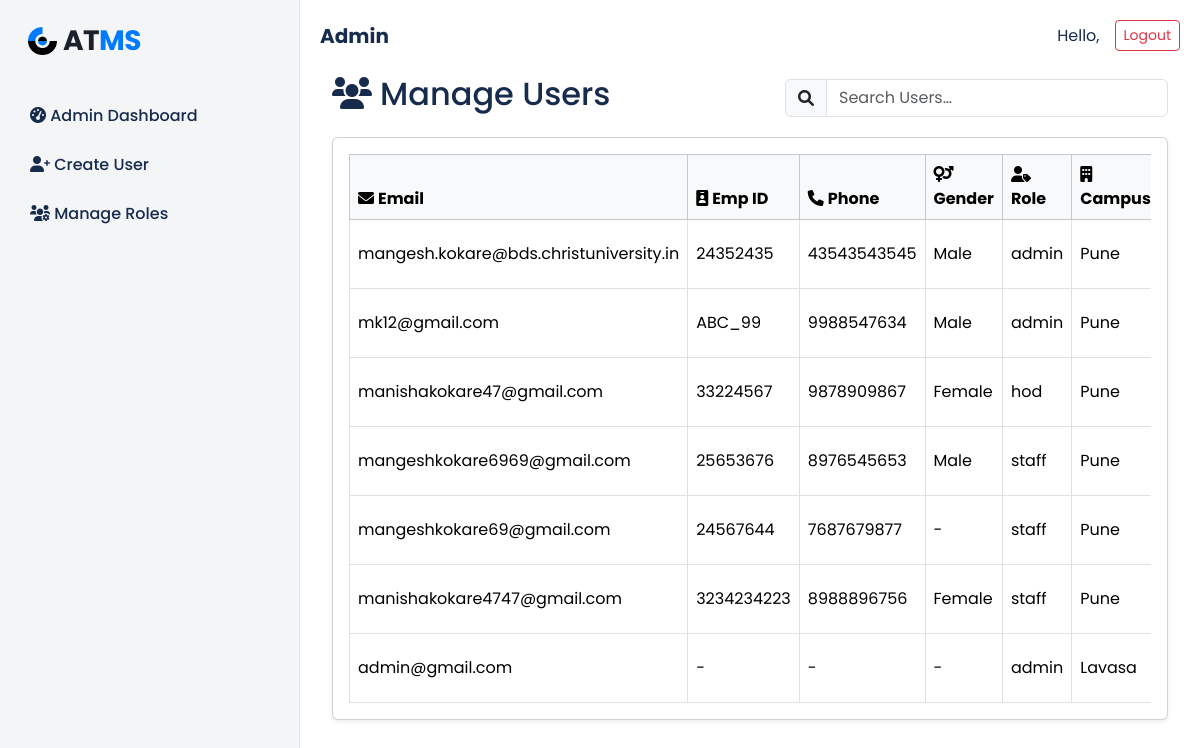
/accounts/manage_user/, run on an earlier commit of the app's database.
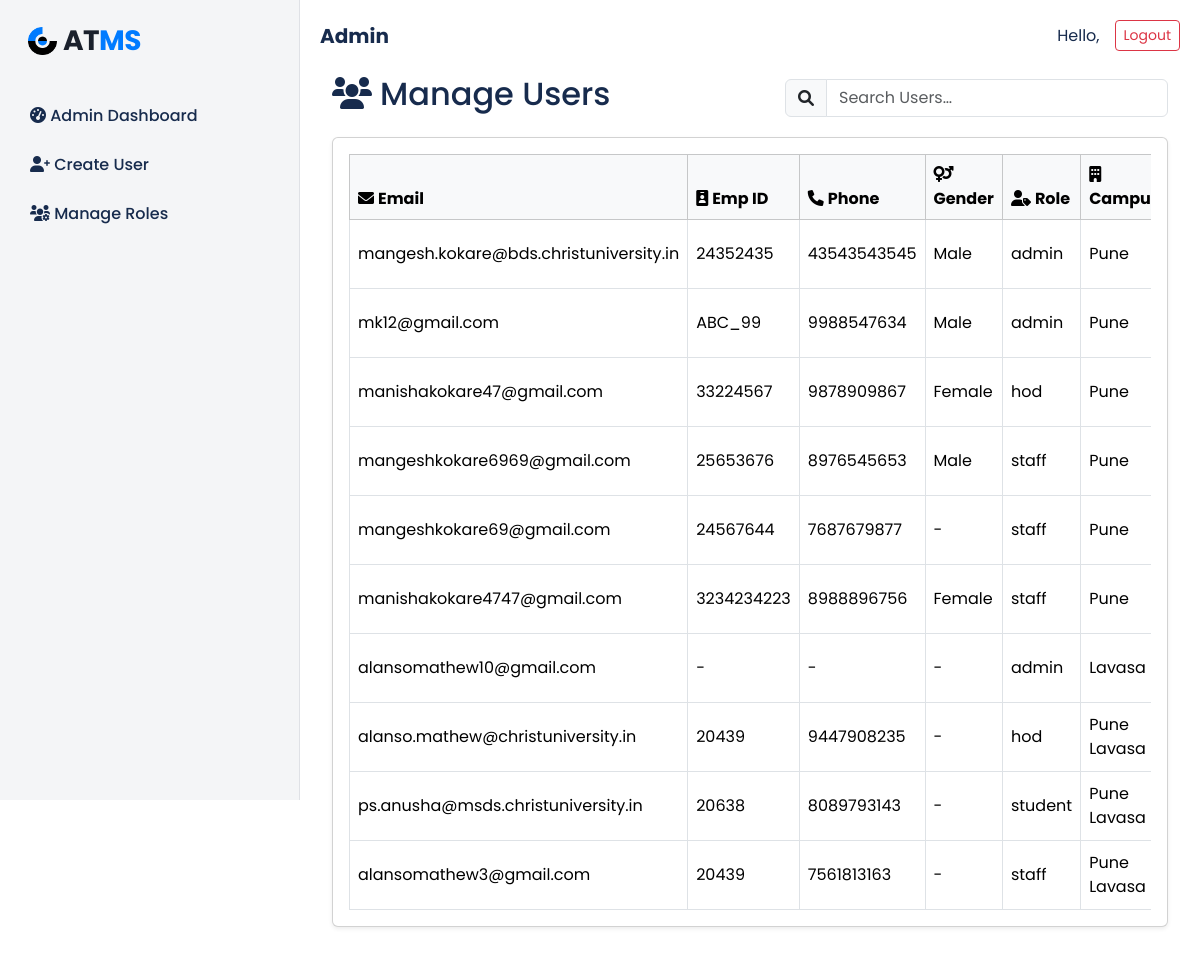
And on a later commit of the database.
### accounts/models.py (models this page shows, shortened)
class CustomUser(AbstractUser):
    emp_id = models.CharField(max_length=20, blank=True, null=True)
    campus = models.ForeignKey('Campus', on_delete=models.SET_NULL, null=True, blank=True)
    school = models.ForeignKey('School', on_delete=models.SET_NULL, null=True, blank=True)
    department = models.ManyToManyField('Department', blank=True)
    phone_number = models.CharField(max_length=15, blank=True, null=True)
    gender = models.CharField(max_length=10, blank=True, null=True)
    phone_no = models.CharField(max_length=15, blank=True, null=True)
    role = models.CharField(
        max_length=10,
        choices=[('admin', 'Admin'), ('hod', 'HOD'), ('staff', 'Staff'), ('student', 'Student')],
        blank=True, null=True,
    )
    email = models.EmailField(unique=True)
    USERNAME_FIELD = 'email'  # login using email
    REQUIRED_FIELDS = ['username']        # must NOT include 'email'

class Campus(models.Model):
    name = models.CharField(max_length=255)

### accounts/views.py (the view)
# urls.py: path('manage_user/', views.manage_user, name='manage_user'),
def manage_user(request):
    users = CustomUser.objects.all()
    campuses = Campus.objects.all()
    schools = School.objects.all()
    departments = Department.objects.all()
    return render(request, 'accounts/manage_user.html', {
        'users': users,
        'campuses': campuses,
        'schools': schools,
        'departments': departments,
    })

### accounts/context_processors.py (called while the page is built)
def all_projects(request):
    projects = Project.objects.all()
    return {'projects': projects}

def global_teams_and_students(request):
    teams = Team.objects.all()
    students = User.objects.filter(role='staff')
    return {
        'teams': teams,
        'students': students
    }

### accounts/templates/accounts/manage_user.html (shortened to what this page needs)
{% extends 'admin_base.html' %}
{% load static %}
{% block content %}
<div class="container mt-4">
    <div class="d-flex justify-content-between align-items-center mb-3 flex-wrap">
        <h2 class="mb-2"><i class="fa fa-users me-2"></i>Manage Users</h2>
        <div class="input-group w-auto">
            <span class="input-group-text bg-light"><i class="fa fa-search"></i></span>
            <input id="userSearch" type="text" class="form-control" placeholder="Search Users…">
        </div>
    </div>
    {% if users %}
    <div class="card shadow-sm rounded">
        <div class="card-body p-3">
            <div class="table-responsive">
                <table class="table table-hover table-bordered align-middle mb-0">
                    <thead class="table-light">
                        <tr>
                            <th><i class="fa fa-envelope me-1"></i>Email</th>
                            <th><i class="fa fa-id-badge me-1"></i>Emp ID</th>
                            <th><i class="fa fa-phone me-1"></i>Phone</th>
                            <th><i class="fa fa-venus-mars me-1"></i>Gender</th>
                            <th><i class="fa fa-user-tag me-1"></i>Role</th>
                            <th><i class="fa fa-building me-1"></i>Campus</th>
                        </tr>
                    </thead>
                    <tbody id="userTable">
                        {% for user in users %}
                        <tr data-user-id="{{ user.id }}">
                            <form method="POST" action="{% url 'accounts:update_user_role' user.id %}" class="d-flex align-items-center gap-2">
                                <td>
                                    <span class="view-mode">{{ user.email }}</span>
                                </td>
                                <td>
                                    <span class="view-mode">{{ user.emp_id|default:"-" }}</span>
                                </td>
                                <td>
                                    <span class="view-mode">{{ user.phone_number|default:"-" }}</span>
                                </td>
                                <td>
                                    <span class="view-mode">{{ user.gender|default:"-" }}</span>
                                </td>
                                <td>
                                    <span class="view-mode">{{ user.role|default:"-" }}</span>
                                </td>
                                <td>
                                    <span class="view-mode">{{ user.campus.name|default:"-" }}</span>
                                </td>
                            </form>
                        </tr>
                        {% endfor %}
                    </tbody>
                </table>
            </div>
        </div>
    </div>
    {% else %}
        <p class="mt-3 text-muted">No users found.</p>
    {% endif %}
</div>
{% endblock %}

### templates/admin_base.html (shortened to what this page needs)
<!DOCTYPE html>
<html lang="en">
{% load static %}
<head>
  <link rel="stylesheet" href="https://cdn.jsdelivr.net/npm/bootstrap@5.3.2/dist/css/bootstrap.min.css">
  <link rel="stylesheet" href="https://cdnjs.cloudflare.com/ajax/libs/font-awesome/6.0.0-beta3/css/all.min.css">
</head>
<body>
<div class="main-container">
  <div class="sidebar">
    <div class="mb-4">
      <div class="sidebar-logo">
        <img src="{% static 'accounts/images/group-481747-1-19.png' %}" alt="Students Logo" class="logo-image">
        AT<span>MS</span>
      </div>
    </div>
    <div class="sidebar-menu">
    <a href="{% url 'accounts:admin_dashboard' %}" class="{% if request.resolver_match.url_name == 'admin_dashboard' %}active{% endif %}">
        <i class="fas fa-tachometer-alt"></i> Admin Dashboard
    </a>
      <a href="{% url 'accounts:create_user' %}" class="{% if request.resolver_match.url_name == 'create_user' %}active{% endif %}">
        <i class="fas fa-user-plus"></i> Create User
      </a>
      <a href="{% url 'accounts:manage_roles' %}" class="{% if request.resolver_match.url_name == 'manage_roles' %}active{% endif %}">
        <i class="fas fa-users-cog"></i> Manage Roles
      </a>
    </div>
  </div>
  <div class="main-content">
    <div class="top-navbar mb-4">
      <div class="d-flex align-items-center flex-wrap">
        <div class="brand">Admin </div>
      </div>
      <div class="user-info">
        <span>Hello, {{ request.user.email }}</span>
        <form action="{% url 'accounts:logout' %}" method="post">
          <button type="submit" class="btn btn-sm btn-outline-danger" id="logoutBtn">Logout</button>
        </form>
      </div>
    </div>
    {% block content %}{% endblock %}
  </div>
</div>
</body>
</html>

### templates/admin_base.html (style rules this page uses)
:root { --atms-blue: #007bff; --sidebar-bg: #f4f5f7; --main-bg: #ffffff; --primary-text: #172b4d; --secondary-text: #6b778c; --border-color: #dfe1e6; --card-shadow: 0 1px 0 rgba(9, 30, 66, 0.25); }
body { font-family: 'Poppins', sans-serif; background-color: var(--main-bg); color: var(--primary-text); }
.main-container { min-height: 100vh; display: flex; }
.sidebar { background-color: var(--sidebar-bg); width: 300px; padding: 20px; border-right: 1px solid var(--border-color); height: 100vh; position: fixed; top: 0; left: 0; overflow-y: auto; }
.sidebar-logo { font-size: 1.75rem; font-weight: 700; color: #1a202c; margin-bottom: 32px; padding: 0 8px; letter-spacing: -0.5px; display: flex; align-items: center; }
.logo-image { height: 1em; width: auto; vertical-align: middle; margin-right: 6px; }
.sidebar-logo span { color: var(--atms-blue); }
.sidebar-menu a { color: var(--primary-text); text-decoration: none; display: block; padding: 10px; border-radius: 5px; margin-bottom: 5px; font-weight: 500; }
.main-content { flex-grow: 1; padding: 20px; margin-left: 300px; min-width: 0; }
.top-navbar { display: flex; justify-content: space-between; align-items: center; margin-bottom: 20px; flex-wrap: wrap; }
.top-navbar .brand { font-weight: 700; font-size: 1.25rem; }
.top-navbar .user-info { display: flex; align-items: center; gap: 15px; }
.card { border-radius: 8px; box-shadow: var(--card-shadow); margin-bottom: 20px; }

What changed in the data, as far as the page shows it:
changed CustomUser "Lavasa": email "admin@gmail.com" → "alansomathew10@gmail.com"
added CustomUser: email "alanso.mathew@christuniversity.in", emp_id "20439", phone_number "9447908235", gender "-", role "hod", campus.name "Pune Lavasa"
added CustomUser: email "ps.anusha@msds.christuniversity.in", emp_id "20638", phone_number "8089793143", gender "-", role "student", campus.name "Pune Lavasa"
added CustomUser: email "alansomathew3@gmail.com", emp_id "20439", phone_number "7561813163", gender "-", role "staff", campus.name "Pune Lavasa"
